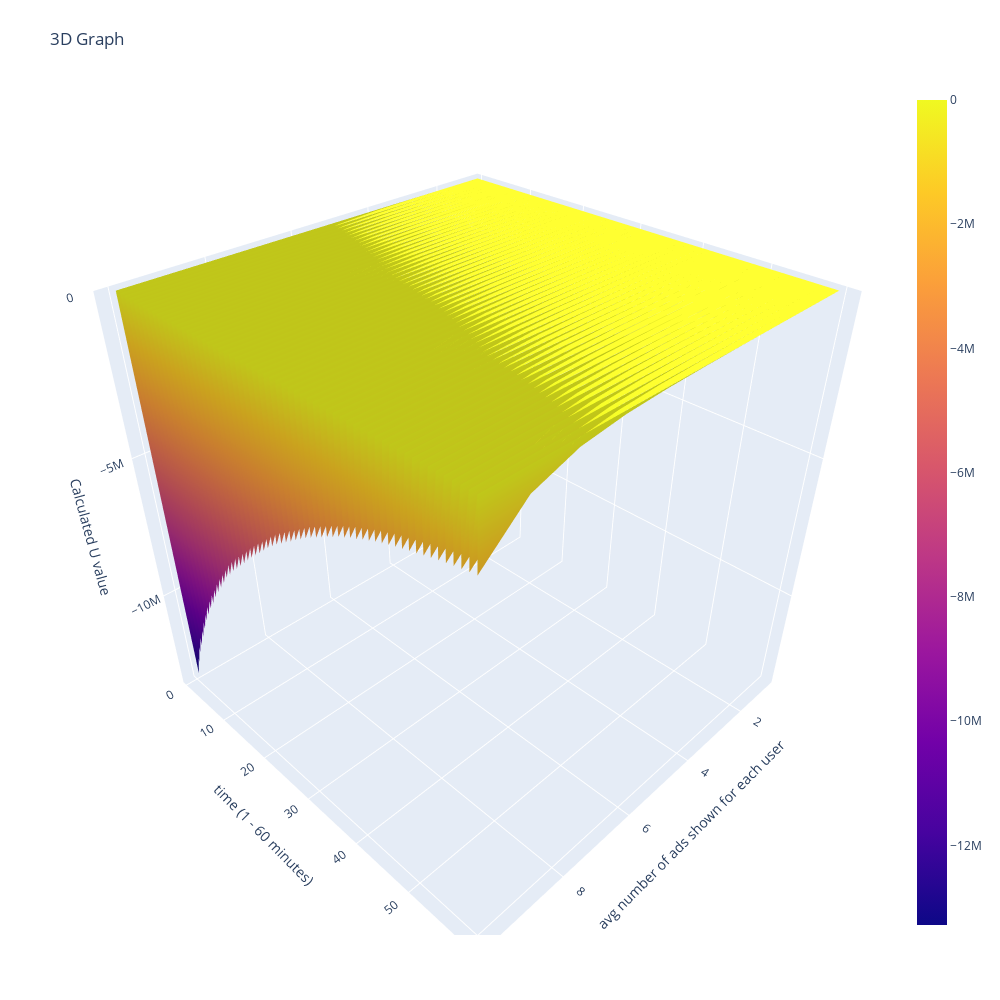

Notebook code cell kept with this figure:
### Code cell
#this is used to create the latest output

import plotly.graph_objects as go
import plotly.express as px
import pandas as pd
import plotly.io as pio
import numpy as np

data = pd.read_csv("3D_data.csv")
z = data.values
arr = []
x = [1, 2, 3, 4, 5, 6, 7, 8, 9, 10]
for i in range(1, 61):
    arr_temp = [i] * 19
    arr = np.concatenate((arr, arr_temp))
y = arr
pd.set_option('display.max_columns', None)
print(y)
fig = go.Figure(data=[go.Surface(z=z, x=x, y=y)])
fig.update_layout(title=dict(text='3D Graph'), autosize=False,
                  width=1000, height=1000,
                  margin=dict(l=65, r=50, b=65, t=90))
fig.update_scenes(dict(zaxis = dict(nticks=4, range=[None,500])),
                  xaxis_title_text="avg number of ads shown for each user",
                  yaxis_title_text="time (1 - 60 minutes)",
                  zaxis_title_text="Calculated U value")
fig.show()

### Figure 1 — Plotly figure (JSON) as saved in the notebook; plotly's stock layout.template omitted (floating-point values rounded to 4 significant figures; data arrays with more than 128 entries replaced by an {"elided": "..."} marker saying what was removed)
{"data": [{"type": "surface", "x": [1, 2, 3, 4, 5, 6, 7, 8, 9, 10], "y": {"elided": "1140 int values"}, "z": {"elided": "1140x10 float values"}}], "layout": {"autosize": false, "height": 1000, "margin": {"b": 65, "l": 65, "r": 50, "t": 90}, "scene": {"xaxis": {"title": {"text": "avg number of ads shown for each user"}}, "yaxis": {"title": {"text": "time (1 - 60 minutes)"}}, "zaxis": {"nticks": 4, "range": [null, 500], "title": {"text": "Calculated U value"}}}, "title": {"text": "3D Graph"}, "width": 1000}}
